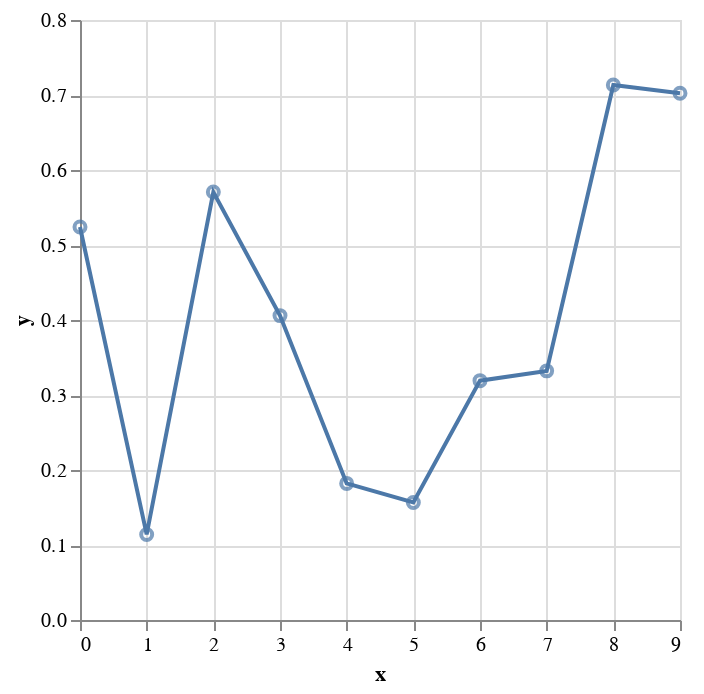

Write notebook code for a chart like this one.
### Markdown cell above
The most succinct way to layer two charts is to use the ``+`` operator:

### Code cell
layer1 + layer2

### Figure 1 — Vega-Lite specification as saved in the notebook (floating-point values rounded to 4 significant figures)
{"config": {"view": {"continuousWidth": 300, "continuousHeight": 300}}, "layer": [{"mark": {"type": "point"}, "encoding": {"x": {"field": "x", "type": "quantitative"}, "y": {"field": "y", "type": "quantitative"}}}, {"mark": {"type": "line"}, "encoding": {"x": {"field": "x", "type": "quantitative"}, "y": {"field": "y", "type": "quantitative"}}}], "data": {"name": "data-874380fafd5174aeff882c693b7f46bd"}, "$schema": "https://vega.github.io/schema/vega-lite/v5.8.0.json", "datasets": {"data-874380fafd5174aeff882c693b7f46bd": [{"x": 0, "y": 0.524}, {"x": 1, "y": 0.1141}, {"x": 2, "y": 0.5706}, {"x": 3, "y": 0.4058}, {"x": 4, "y": 0.1821}, {"x": 5, "y": 0.1567}, {"x": 6, "y": 0.3191}, {"x": 7, "y": 0.3322}, {"x": 8, "y": 0.7134}, {"x": 9, "y": 0.7022}]}}
